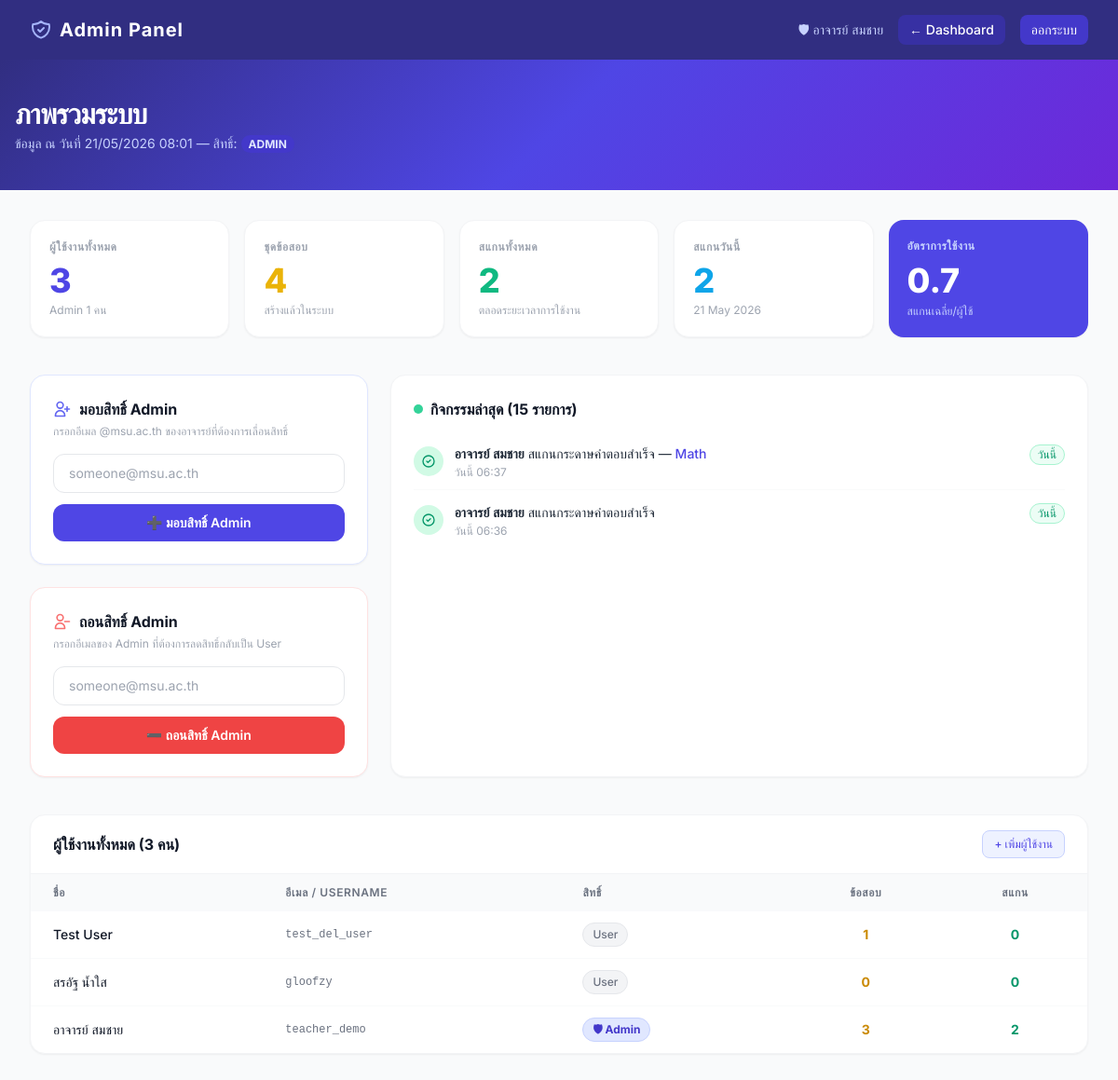
/admin_dashboard.php (signed in), run on an earlier commit of the app's database.
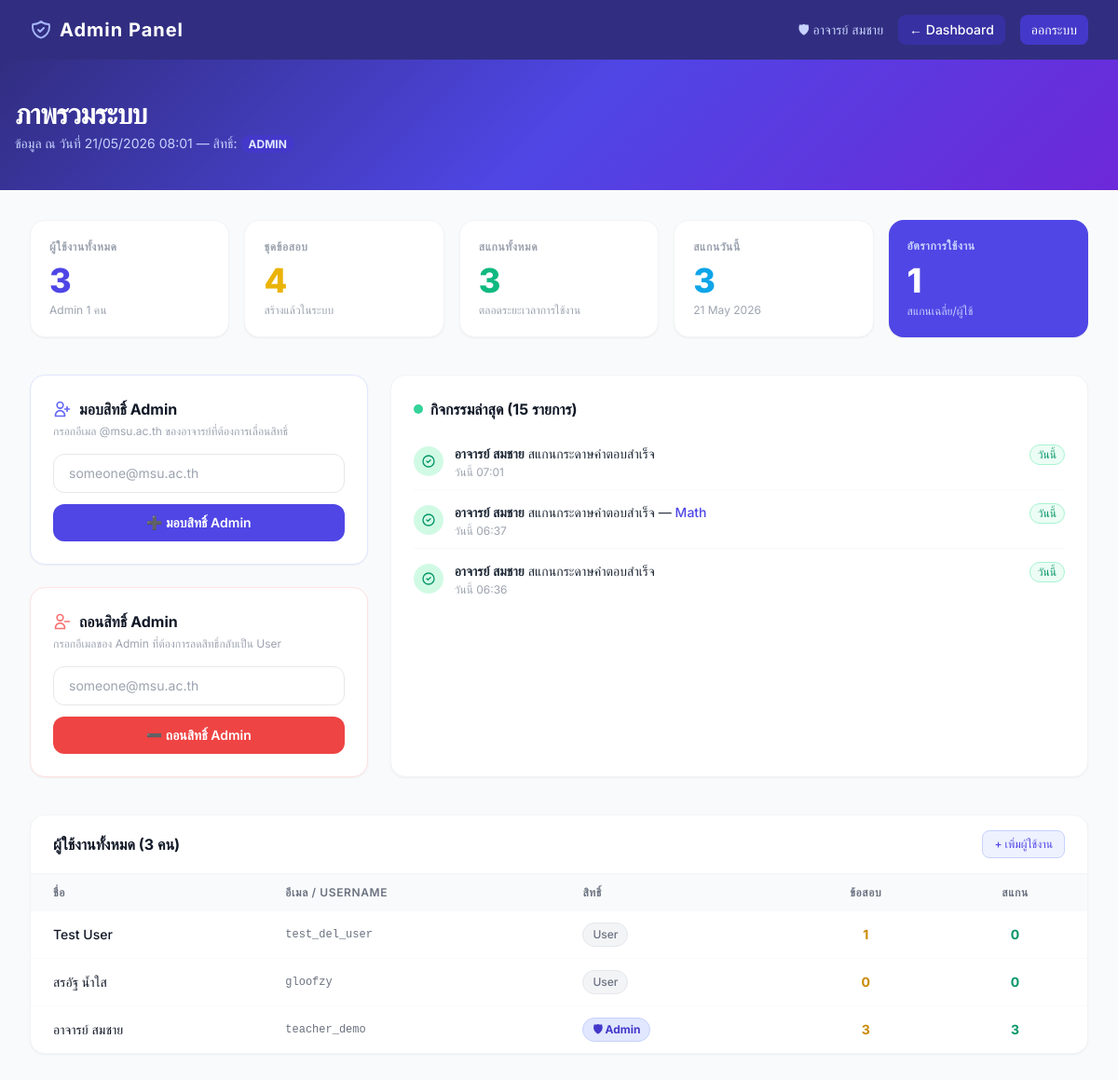
And on a later commit of the database.
### tables this page shows
CREATE TABLE system_logs (
        id         INTEGER PRIMARY KEY AUTOINCREMENT,
        user_id    INTEGER NOT NULL,
        action     TEXT    NOT NULL,
        exam_id    INTEGER,
        created_at DATETIME DEFAULT CURRENT_TIMESTAMP,
        FOREIGN KEY (user_id) REFERENCES users(user_id)
    );

CREATE TABLE users (
    user_id INTEGER PRIMARY KEY AUTOINCREMENT,
    username TEXT NOT NULL UNIQUE,
    password TEXT NOT NULL,
    name TEXT NOT NULL
, role TEXT NOT NULL DEFAULT 'user');

CREATE TABLE exams (
    exam_id INTEGER PRIMARY KEY AUTOINCREMENT,
    owner_id INTEGER NOT NULL,
    exam_title TEXT NOT NULL,
    exam_code TEXT,
    question_count INTEGER NOT NULL,
    answer_key TEXT, -- Stored as JSON string
    created_at DATETIME DEFAULT CURRENT_TIMESTAMP,
    FOREIGN KEY (owner_id) REFERENCES users(user_id)
);

### admin_dashboard.php (the view, shortened to what this page needs)
<?php
require_once 'config/database.php';
$total_users  = $pdo->query("SELECT COUNT(*) FROM users")->fetchColumn();
$total_admins = $pdo->query("SELECT COUNT(*) FROM users WHERE role = 'admin'")->fetchColumn();
$total_exams  = $pdo->query("SELECT COUNT(*) FROM exams")->fetchColumn();
$total_scans  = $pdo->query("SELECT COUNT(*) FROM system_logs WHERE action = 'scan_success'")->fetchColumn();
$scans_today  = $pdo->query("SELECT COUNT(*) FROM system_logs WHERE action = 'scan_success' AND DATE(created_at) = DATE('now')")->fetchColumn();
$activity = $pdo->query("
    SELECT sl.id, sl.action, sl.created_at,
           u.name AS user_name, u.username,
           e.exam_title
    FROM system_logs sl
    JOIN users u ON u.user_id = sl.user_id
    LEFT JOIN exams e ON e.exam_id = sl.exam_id
    ORDER BY sl.created_at DESC
    LIMIT 15
")->fetchAll();
$users = $pdo->query("
    SELECT u.user_id, u.username, u.name, u.role,
           COUNT(DISTINCT e.exam_id) AS exam_count,
           COUNT(DISTINCT sl.id)     AS scan_count
    FROM users u
    LEFT JOIN exams e  ON e.owner_id = u.user_id
    LEFT JOIN system_logs sl ON sl.user_id = u.user_id AND sl.action = 'scan_success'
    GROUP BY u.user_id
    ORDER BY u.role DESC, u.user_id ASC
")->fetchAll();
?>
<!DOCTYPE html>
<html lang="th">
<head>
    <script src="https://cdn.tailwindcss.com"></script>
</head>
<body class="bg-gray-50 text-gray-800">
<nav class="bg-indigo-900 text-white shadow-lg">
    <div class="max-w-7xl mx-auto px-4 sm:px-6 lg:px-8">
        <div class="flex items-center justify-between h-16">
            <a href="admin_dashboard.php" class="flex items-center gap-2 text-xl font-bold tracking-wider">
                Admin Panel
            </a>
            <div class="flex items-center gap-4">
                <span class="text-sm text-indigo-200 hidden sm:block">🛡 <?= htmlspecialchars($_SESSION['name']) ?></span>
                <a href="dashboard.php" class="bg-indigo-800 hover:bg-indigo-700 px-3 py-1.5 rounded-lg text-sm font-medium transition-colors">
                    ← Dashboard
                </a>
                <a href="api/auth.php?logout=1" class="bg-indigo-700 hover:bg-indigo-600 px-3 py-1.5 rounded-lg text-sm font-medium transition-colors">
                    ออกระบบ
                </a>
            </div>
        </div>
    </div>
</nav>
<div class="admin-hero text-white py-10 px-4">
    <div class="max-w-7xl mx-auto">
        <h1 class="text-3xl font-extrabold mb-1 tracking-tight">ภาพรวมระบบ</h1>
        <p class="text-indigo-200 text-sm">ข้อมูล ณ วันที่ <?= date('d/m/Y H:i') ?> — สิทธิ์: <span class="bg-indigo-700 text-indigo-100 px-2 py-0.5 rounded-full text-xs font-bold">ADMIN</span></p>
    </div>
</div>
<div class="max-w-7xl mx-auto px-4 sm:px-6 lg:px-8 py-8 space-y-10">
    <section>
        <div class="grid grid-cols-2 lg:grid-cols-5 gap-4">
            <div class="stat-card bg-white rounded-2xl p-5 border border-gray-100 shadow-sm col-span-1">
                <p class="text-xs font-semibold text-gray-400 uppercase tracking-wider mb-2">ผู้ใช้งานทั้งหมด</p>
                <p class="text-4xl font-extrabold text-indigo-600"><?= $total_users ?></p>
                <p class="text-xs text-gray-400 mt-1">Admin <?= $total_admins ?> คน</p>
            </div>
            <div class="stat-card bg-white rounded-2xl p-5 border border-gray-100 shadow-sm col-span-1">
                <p class="text-xs font-semibold text-gray-400 uppercase tracking-wider mb-2">ชุดข้อสอบ</p>
                <p class="text-4xl font-extrabold text-yellow-500"><?= $total_exams ?></p>
                <p class="text-xs text-gray-400 mt-1">สร้างแล้วในระบบ</p>
            </div>
            <div class="stat-card bg-white rounded-2xl p-5 border border-gray-100 shadow-sm col-span-1">
                <p class="text-xs font-semibold text-gray-400 uppercase tracking-wider mb-2">สแกนทั้งหมด</p>
                <p class="text-4xl font-extrabold text-emerald-500"><?= $total_scans ?></p>
                <p class="text-xs text-gray-400 mt-1">ตลอดระยะเวลาการใช้งาน</p>
            </div>
            <div class="stat-card bg-white rounded-2xl p-5 border border-gray-100 shadow-sm col-span-1">
                <p class="text-xs font-semibold text-gray-400 uppercase tracking-wider mb-2">สแกนวันนี้</p>
                <p class="text-4xl font-extrabold text-sky-500"><?= $scans_today ?></p>
                <p class="text-xs text-gray-400 mt-1"><?= date('d M Y') ?></p>
            </div>
            <div class="stat-card bg-indigo-600 text-white rounded-2xl p-5 shadow-sm col-span-2 lg:col-span-1 flex flex-col justify-between">
                <p class="text-xs font-semibold text-indigo-200 uppercase tracking-wider mb-2">อัตราการใช้งาน</p>
                <?php
                    $rate = $total_users > 0 ? round($total_scans / max($total_users,1), 1) : 0;
                ?>
                <p class="text-4xl font-extrabold"><?= $rate ?></p>
                <p class="text-xs text-indigo-200 mt-1">สแกนเฉลี่ย/ผู้ใช้</p>
            </div>
        </div>
    </section>
    <section class="grid grid-cols-1 lg:grid-cols-3 gap-6">
        <div class="lg:col-span-1 space-y-6">
            <div class="bg-white rounded-2xl border border-indigo-100 shadow-sm p-6">
                <h2 class="text-base font-bold text-gray-900 mb-1 flex items-center gap-2">
                    <svg class="w-5 h-5 text-indigo-500" fill="none" stroke="currentColor" viewBox="0 0 24 24">
                        <path stroke-linecap="round" stroke-linejoin="round" stroke-width="2"
                              d="M18 9v3m0 0v3m0-3h3m-3 0h-3m-2-5a4 4 0 11-8 0 4 4 0 018 0zM3 20a6 6 0 0112 0v1H3v-1z"/>
                    </svg>
                    มอบสิทธิ์ Admin
                </h2>
                <p class="text-xs text-gray-400 mb-4">กรอกอีเมล @msu.ac.th ของอาจารย์ที่ต้องการเลื่อนสิทธิ์</p>
                <form id="grantAdminForm" class="flex flex-col gap-3">
                    <input type="email" name="email" id="grantEmail" required
                           placeholder="someone@msu.ac.th"
                           class="w-full px-4 py-2.5 rounded-xl border border-gray-200 text-sm
                                  focus:outline-none focus:ring-2 focus:ring-indigo-400">
                    <button type="submit"
                            class="w-full bg-indigo-600 hover:bg-indigo-700 text-white font-semibold
                                   py-2.5 px-4 rounded-xl text-sm transition-colors">
                        ➕ มอบสิทธิ์ Admin
                    </button>
                </form>
            </div>
            <div class="bg-white rounded-2xl border border-red-100 shadow-sm p-6">
                <h2 class="text-base font-bold text-gray-900 mb-1 flex items-center gap-2">
                    <svg class="w-5 h-5 text-red-400" fill="none" stroke="currentColor" viewBox="0 0 24 24">
                        <path stroke-linecap="round" stroke-linejoin="round" stroke-width="2"
                              d="M13 7a4 4 0 11-8 0 4 4 0 018 0zM9 14a6 6 0 00-6 6v1h12v-1a6 6 0 00-6-6zM21 12h-6"/>
                    </svg>
                    ถอนสิทธิ์ Admin
                </h2>
                <p class="text-xs text-gray-400 mb-4">กรอกอีเมลของ Admin ที่ต้องการลดสิทธิ์กลับเป็น User</p>
                <form id="revokeAdminForm" class="flex flex-col gap-3">
                    <input type="email" name="email" id="revokeEmail" required
                           placeholder="someone@msu.ac.th"
                           class="w-full px-4 py-2.5 rounded-xl border border-gray-200 text-sm
                                  focus:outline-none focus:ring-2 focus:ring-red-400">
                    <button type="submit"
                            class="w-full bg-red-500 hover:bg-red-600 text-white font-semibold
                                   py-2.5 px-4 rounded-xl text-sm transition-colors">
                        ➖ ถอนสิทธิ์ Admin
                    </button>
                </form>
            </div>
        </div>
        <div class="lg:col-span-2 bg-white rounded-2xl border border-gray-100 shadow-sm p-6">
            <h2 class="text-base font-bold text-gray-900 mb-4 flex items-center gap-2">
                <span class="w-2.5 h-2.5 bg-emerald-400 rounded-full pulse-dot"></span>
                กิจกรรมล่าสุด (15 รายการ)
            </h2>
            <?php if (empty($activity)): ?>
                <div class="flex flex-col items-center justify-center py-12 text-gray-300">
                    <svg class="w-12 h-12 mb-3" fill="none" stroke="currentColor" viewBox="0 0 24 24">
                        <path stroke-linecap="round" stroke-linejoin="round" stroke-width="1.5"
                              d="M9 5H7a2 2 0 00-2 2v12a2 2 0 002 2h10a2 2 0 002-2V7a2 2 0 00-2-2h-2M9 5a2 2 0 002 2h2a2 2 0 002-2M9 5a2 2 0 012-2h2a2 2 0 012 2"/>
                    </svg>
                    <p class="text-sm">ยังไม่มีกิจกรรมในระบบ</p>
                    <p class="text-xs mt-1">กิจกรรมจะปรากฏหลังจากสแกนกระดาษคำตอบครั้งแรก</p>
                </div>
            <?php else: ?>
                <div class="space-y-1">
                    <?php foreach ($activity as $log):
                        $isToday = str_starts_with($log['created_at'], date('Y-m-d'));
                        $timeLabel = $isToday
                            ? 'วันนี้ ' . date('H:i', strtotime($log['created_at']))
                            : date('d/m/Y H:i', strtotime($log['created_at']));
                    ?>
                    <div class="flex items-start gap-3 py-2.5 border-b border-gray-50 last:border-0 group">
                        <div class="w-8 h-8 rounded-full bg-emerald-100 text-emerald-600 flex items-center justify-center flex-shrink-0 mt-0.5">
                            <svg class="w-4 h-4" fill="none" stroke="currentColor" viewBox="0 0 24 24">
                                <path stroke-linecap="round" stroke-linejoin="round" stroke-width="2"
                                      d="M9 12l2 2 4-4m6 2a9 9 0 11-18 0 9 9 0 0118 0z"/>
                            </svg>
                        </div>
                        <div class="flex-1 min-w-0">
                            <p class="text-sm text-gray-800">
                                <span class="font-semibold"><?= htmlspecialchars($log['user_name']) ?></span>
                                สแกนกระดาษคำตอบสำเร็จ
                                <?php if ($log['exam_title']): ?>
                                    — <span class="text-indigo-600 font-medium"><?= htmlspecialchars($log['exam_title']) ?></span>
                                <?php endif; ?>
                            </p>
                            <p class="text-xs text-gray-400 mt-0.5"><?= $timeLabel ?></p>
                        </div>
                        <?php if ($isToday): ?>
                            <span class="text-xs bg-emerald-50 text-emerald-600 border border-emerald-200 px-2 py-0.5 rounded-full font-medium flex-shrink-0">วันนี้</span>
                        <?php endif; ?>
                    </div>
                    <?php endforeach; ?>
                </div>
            <?php endif; ?>
        </div>
    </section>
    <section class="bg-white rounded-2xl border border-gray-100 shadow-sm overflow-hidden">
        <div class="px-6 py-4 border-b border-gray-100 flex items-center justify-between">
            <h2 class="text-base font-bold text-gray-900">ผู้ใช้งานทั้งหมด (<?= $total_users ?> คน)</h2>
            <a href="register.php"
               class="text-xs bg-indigo-50 text-indigo-600 border border-indigo-200 px-3 py-1.5 rounded-lg font-medium hover:bg-indigo-100 transition-colors">
                + เพิ่มผู้ใช้งาน
            </a>
        </div>
        <div class="overflow-x-auto">
            <table class="w-full text-sm text-left">
                <thead class="bg-gray-50 text-gray-500 text-xs uppercase tracking-wider">
                    <tr>
                        <th class="py-3 px-6 font-semibold">ชื่อ</th>
                        <th class="py-3 px-6 font-semibold">อีเมล / Username</th>
                        <th class="py-3 px-6 font-semibold">สิทธิ์</th>
                        <th class="py-3 px-6 font-semibold text-center">ข้อสอบ</th>
                        <th class="py-3 px-6 font-semibold text-center">สแกน</th>
                    </tr>
                </thead>
                <tbody class="divide-y divide-gray-50">
                    <?php foreach ($users as $u): ?>
                    <tr class="hover:bg-gray-50 transition-colors">
                        <td class="py-3 px-6 font-medium text-gray-900"><?= htmlspecialchars($u['name']) ?></td>
                        <td class="py-3 px-6 text-gray-500 font-mono text-xs"><?= htmlspecialchars($u['username']) ?></td>
                        <td class="py-3 px-6">
                            <?php if ($u['role'] === 'admin'): ?>
                                <span class="inline-flex items-center gap-1 bg-indigo-100 text-indigo-700 border border-indigo-200 text-xs font-bold px-2.5 py-1 rounded-full">
                                    🛡 Admin
                                </span>
                            <?php else: ?>
                                <span class="inline-flex items-center gap-1 bg-gray-100 text-gray-500 border border-gray-200 text-xs font-medium px-2.5 py-1 rounded-full">
                                    User
                                </span>
                            <?php endif; ?>
                        </td>
                        <td class="py-3 px-6 text-center font-bold text-yellow-600"><?= $u['exam_count'] ?></td>
                        <td class="py-3 px-6 text-center font-bold text-emerald-600"><?= $u['scan_count'] ?></td>
                    </tr>
                    <?php endforeach; ?>
                </tbody>
            </table>
        </div>
    </section>
</div>
</body>
</html>

### admin_dashboard.php (style rules this page uses)
body { font-family: 'Inter', sans-serif; }
.admin-hero { background: linear-gradient(135deg, #312e81 0%, #4f46e5 50%, #6d28d9 100%); }
.stat-card { transition: transform 0.2s ease, box-shadow 0.2s ease; }
.pulse-dot { animation: pulse-dot 2s ease-in-out infinite; }

What changed in the data, as far as the page shows it:
added system_logs: user.name "อาจารย์ สมชาย", created_at "วันนี้ 07:01"
computed for users "อาจารย์ สมชาย": scan_count "2" → "3"
Also different on the page:
$total_scans: "2" → "3"
$scans_today: "2" → "3"
$rate: "0.7" → "1"
